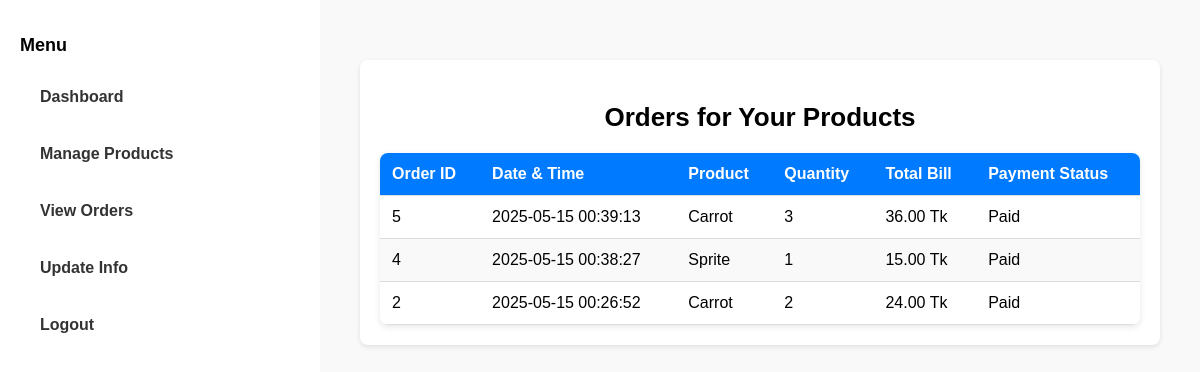
Page /view_orders_seller.php (signed in) on the earlier database version.
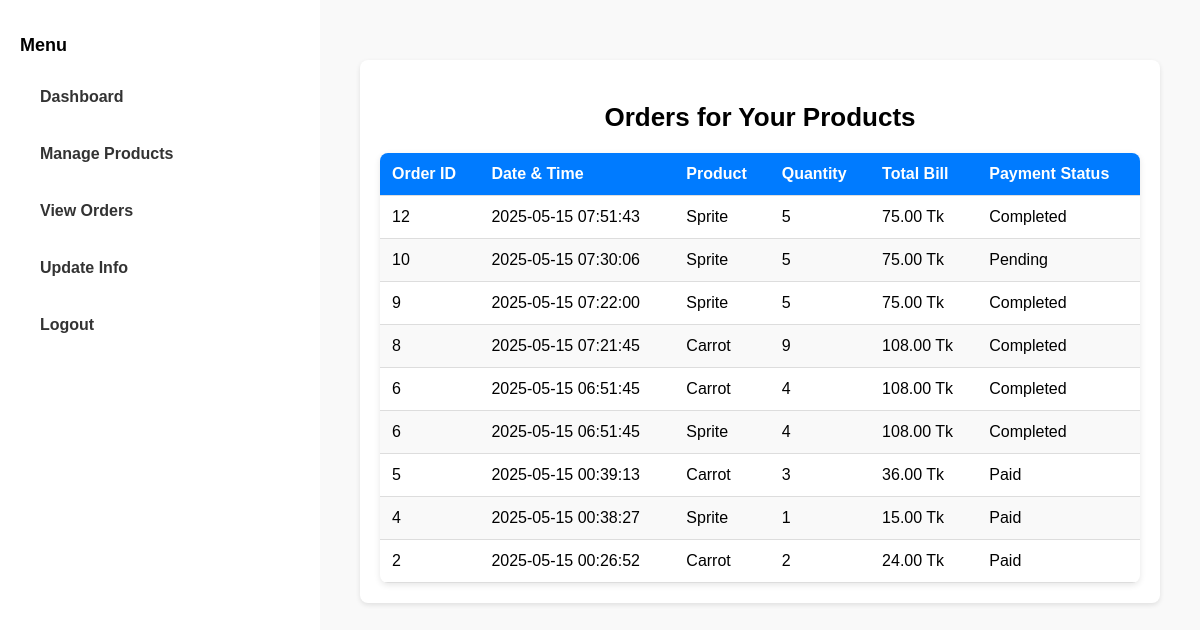
Same page on the later database version.
### tables this page shows
CREATE TABLE `order` (
  `order_id` int(11) NOT NULL,
  `ORdate_time` datetime NOT NULL,
  `total_bill` decimal(10,2) NOT NULL,
  `ORpayment_status` varchar(50) NOT NULL,
  `UScustomer_id` int(11) DEFAULT NULL
);

### view_orders_seller.php (the view, shortened to what this page needs)
<?php
require_once 'config.php';
$seller_id = $_SESSION['seller_id'];
$sql = " SELECT DISTINCT o.order_id, o.ORdate_time, o.total_bill, o.ORpayment_status, g.Groc_name, c.quantity FROM `order` o JOIN contain c ON o.order_id = c.ORorder_id JOIN grocery_items g ON c.GRitem_id = g.item_id WHERE g.SEseller_id = ? ORDER BY o.ORdate_time DESC ";
$stmt = $conn->prepare($sql);
$stmt->bind_param("i", $seller_id);
$stmt->execute();
$result = $stmt->get_result();
?>
<!DOCTYPE html>
<html>
<head>
    <link rel="stylesheet" href="css/styles.css">
</head>
<body class="dashboard-page">
<div class="dashboard-container">
    <div class="sidebar">
        <h2>Menu</h2>
        <ul>
            <li><a href="seller_dashboard.php">Dashboard</a></li>
            <li><a href="manage_products.php">Manage Products</a></li>
            <li><a href="view_orders_seller.php">View Orders</a></li>
            <li><a href="update_store_info.php">Update Info</a></li>
            <li><a href="logout.php">Logout</a></li>
        </ul>
    </div>
    <div class="main-content">
        <div class="box">
            <h2>Orders for Your Products</h2>
            <table class="styled-table">
                <thead>
                    <tr>
                        <th>Order ID</th>
                        <th>Date & Time</th>
                        <th>Product</th>
                        <th>Quantity</th>
                        <th>Total Bill</th>
                        <th>Payment Status</th>
                    </tr>
                </thead>
                <tbody>
                    <?php while ($row = $result->fetch_assoc()) { ?>
                        <tr>
                            <td><?= $row['order_id'] ?></td>
                            <td><?= $row['ORdate_time'] ?></td>
                            <td><?= htmlspecialchars($row['Groc_name']) ?></td>
                            <td><?= $row['quantity'] ?></td>
                            <td><?= $row['total_bill'] ?> Tk</td>
                            <td><?= $row['ORpayment_status'] ?></td>
                        </tr>
                    <?php } ?>
                </tbody>
            </table>
        </div>
    </div>
</div>
</body>
</html>

### css/styles.css (style rules this page uses)
body.dashboard-page { font-family: Arial, sans-serif; margin: 0; padding: 0; background-color: #f4f4f4; }
.dashboard-container { display: flex; min-height: 100vh; }
.sidebar { background-color: #ffffff; width: 250px; padding: 20px; box-shadow: 2px 0 5px rgba(0,0,0,0.1); }
.sidebar h2 { font-size: 20px; margin-bottom: 20px; }
.sidebar ul { list-style-type: none; padding: 0; }
.sidebar ul li { margin-bottom: 15px; }
.sidebar ul li a { text-decoration: none; color: #333; font-weight: bold; padding: 10px; display: block; border-radius: 5px; }
.main-content { flex-grow: 1; padding: 30px; background-color: #f9f9f9; }
.box { background-color: #ffffff; padding: 20px; margin-bottom: 30px; border-radius: 8px; box-shadow: 0 2px 5px rgba(0,0,0,0.1); }
.main-content table { width: 100%; border-collapse: collapse; margin-top: 15px; }
.main-content table th, .main-content table td { padding: 12px; text-align: left; border-bottom: 1px solid #ddd; }
.sidebar h2 { font-size: 22px; margin-bottom: 20px; }
.main-content { flex-grow: 1; padding: 40px; background-color: #f9f9f9; }
.main-content h2 { margin-bottom: 10px; font-size: 26px; }
.box { background-color: #ffffff; padding: 20px; margin-top: 20px; border-radius: 8px; box-shadow: 0 2px 5px rgba(0,0,0,0.1); }
.main-content h2 { text-align: center; margin-bottom: 20px; }
.sidebar { background-color: #ffffff; width: 250px; padding: 20px; box-shadow: 2px 0 5px rgba(0,0,0,0.1); flex-shrink: 0; }
.sidebar ul li a { text-decoration: none; color: #333; font-weight: bold; padding: 10px 15px; display: block; border-radius: 5px; text-align: left; white-space: nowrap; overflow: hidden; text-overflow: ellipsis; }
.sidebar ul li a { text-decoration: none; color: #333; font-weight: bold; padding: 12px 20px; display: block; border-radius: 5px; text-align: left; white-space: nowrap; overflow: hidden; text-overflow: ellipsis; font-size: 16px; }
.sidebar ul li a { text-decoration: none; color: #333; font-weight: bold; padding: 12px 20px; display: block; border-radius: 5px; white-space: nowrap; overflow: hidden; text-overflow: ellipsis; font-size: 16px; }
.sidebar { width: 280px; }
.sidebar h2 { font-size: 18px; margin-bottom: 20px; }
.styled-table { width: 100%; border-collapse: collapse; margin-top: 15px; font-size: 16px; border-radius: 8px; overflow: hidden; box-shadow: 0 2px 6px rgba(0, 0, 0, 0.1); background-color: #fff; }
.styled-table thead tr { background-color: #007bff; color: #ffffff; text-align: left; }
.styled-table th, .styled-table td { padding: 12px 15px; border-bottom: 1px solid #ddd; }
.styled-table tbody tr:nth-child(even) { background-color: #f9f9f9; }

Differences in the rows shown:
added order: order_id "12", ORdate_time "2025-05-15 07:51:43", Groc_name "Sprite", quantity "5", total_bill "75.00", ORpayment_status "Completed"
added order: order_id "10", ORdate_time "2025-05-15 07:30:06", Groc_name "Sprite", quantity "5", total_bill "75.00", ORpayment_status "Pending"
added order: order_id "9", ORdate_time "2025-05-15 07:22:00", Groc_name "Sprite", quantity "5", total_bill "75.00", ORpayment_status "Completed"
added order: order_id "8", ORdate_time "2025-05-15 07:21:45", Groc_name "Carrot", quantity "9", total_bill "108.00", ORpayment_status "Completed"
added order: order_id "6", ORdate_time "2025-05-15 06:51:45", Groc_name "Carrot", quantity "4", total_bill "108.00", ORpayment_status "Completed", Groc_name "Sprite"
